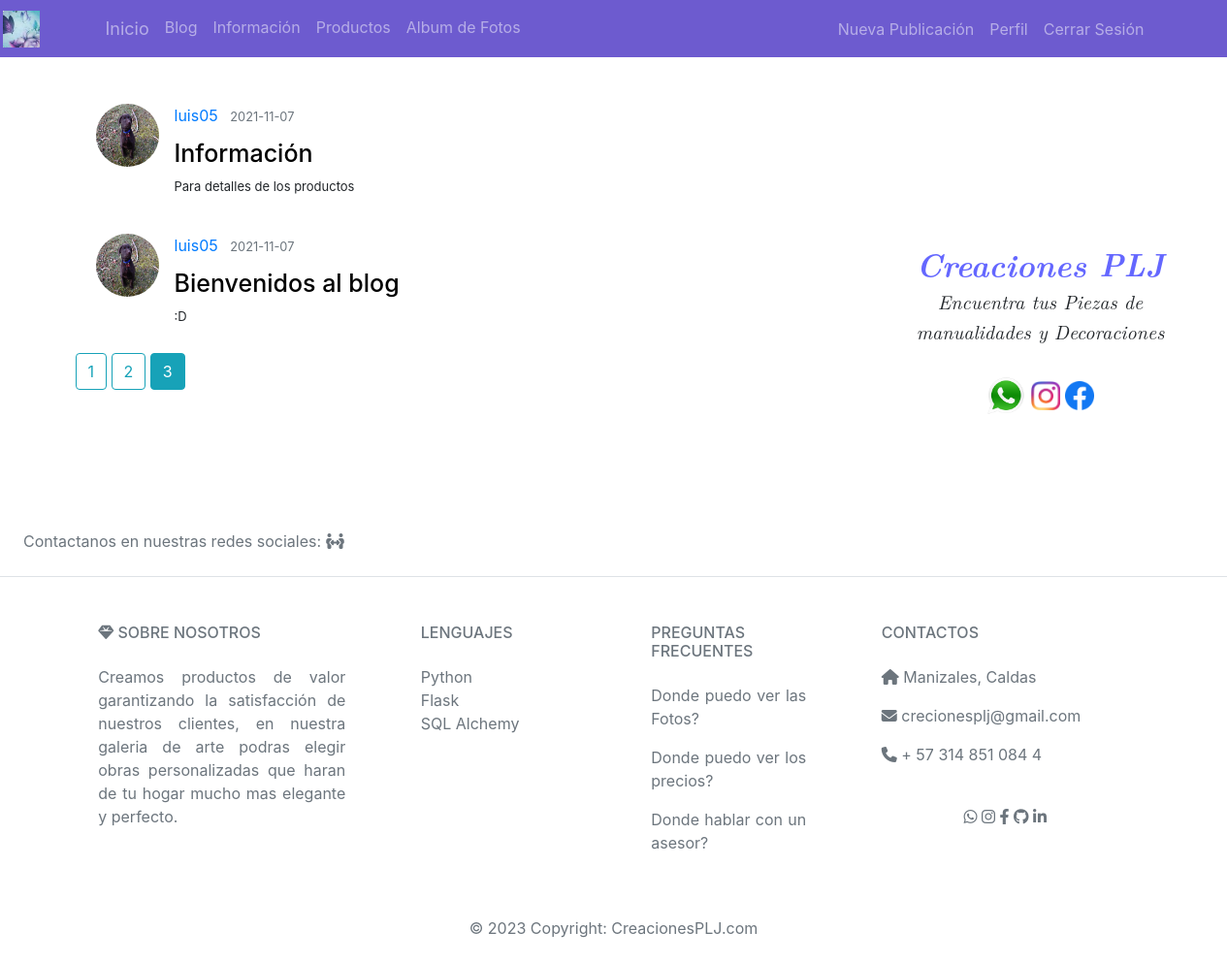
Page /home?page=3 (signed in) on the committed database.
### flaskblog/models.py (models this page shows, shortened)
class Post(db.Model):
    id = db.Column(db.Integer, primary_key=True)
    title = db.Column(db.String(100), nullable=False)
    date_posted = db.Column(db.DateTime, nullable=False, default=datetime.utcnow)
    content = db.Column(db.Text, nullable=False)
    user_id = db.Column(db.Integer, db.ForeignKey('user.id'), nullable=False)

class User(db.Model, UserMixin):
    id = db.Column(db.Integer, primary_key=True)
    username = db.Column(db.String(20), unique=True, nullable=False)
    email = db.Column(db.String(120), unique=True, nullable=False)
    image_file = db.Column(db.String(20), nullable=False, default='default.jpg')
    password = db.Column(db.String(60), nullable=False)
    posts = db.relationship('Post', backref='author', lazy=True)

### flaskblog/main/routes.py (the view)
@main.route("/home")
def home():
    page = request.args.get('page', 1, type=int)
    posts = Post.query.order_by(Post.date_posted.desc()).paginate(page=page, per_page=4)
    return render_template('home.html', posts=posts)

### flaskblog/models.py (called while the page is built)
@login_manager.user_loader
def load_user(user_id):
    return User.query.get(int(user_id))

### flaskblog/templates/home.html
{% extends "layout.html" %} {% block content %}
<br />
<br />
{% for post in posts.items %}
<article class="media content-section">
  <img
    class="rounded-circle article-img"
    src="{{url_for('static', filename='profile_pics/' + post.author.image_file) }}"
  />
  <div class="media-body">
    <div class="article-metadata">
      <a
        class="mr-2"
        href="{{ url_for('users.user_posts', username=post.author.username) }}"
        >{{ post.author.username }}</a
      >
      <small class="text-muted"
        >{{ post.date_posted.strftime('%Y-%m-%d') }}</small
      >
    </div>
    <h2>
      <a
        class="article-title"
        href="{{ url_for('posts.post', post_id=post.id) }}"
        >{{ post.title }}</a
      >
    </h2>
    <p class="article-content">{{ post.content }}</p>
  </div>
</article>
{% endfor %} {% for page_num in posts.iter_pages(left_edge=1, right_edge=1,
left_current=1, right_current=2) %} {% if page_num %} {% if posts.page ==
page_num %}
<a class="btn btn-info mb-4" href="{{ url_for('main.home', page=page_num) }}"
  >{{ page_num }}</a
>
{% else %}
<a
  class="btn btn-outline-info mb-4"
  href="{{ url_for('main.home', page=page_num) }}"
  >{{ page_num }}</a
>
{% endif %} {% else %} ... {% endif %} {% endfor %} {% endblock content %}

### flaskblog/templates/css/style.css (style rules this page uses)
html,body,div,span,object,iframe,h1,h2,h3,h4,h5,h6,p,blockquote,pre,abbr,address,cite,code,del,dfn,em,img,ins,kbd,q,samp,small,strong,sub,sup,var,b,i,dl,dt,dd,ol,ul,li,fieldset,form,label,legend,table,caption,tbody,tfoot,thead,tr,th,td,article,aside,canvas,details,figcaption,figure,footer,header,hgroup,menu,nav,section,summary,time,mark,audio,video { margin:0;padding:0;border:0;outline:0;font-size:100%;vertical-align:baseline;background:transparent }
body { line-height:1 }
article,aside,details,figcaption,figure,footer,header,hgroup,menu,nav,section { display:block }
a { margin:0;padding:0;font-size:100%;vertical-align:baseline;background:transparent;text-decoration:none }
html,body { width:100%; height:100%; background:#111; }
html { -webkit-tap-highlight-color: rgba(0, 0, 0, 0); }
body { font:normal 75% Arial, Helvetica, sans-serif; }

### flaskblog/static/main.css (style rules this page uses)
body { background: rgb(250, 250, 250); }
h1, h2, h3, h4, h5, h6 { color: rgb(0, 0, 0); text-align: justify; }
p { text-align: justify; }
.text-muted { color: #000000; }
.content-section { background: #ffffff; padding: 10px 20px; border: 1px solid #ffffff; border-radius: 3px; }
.article-title { color: #000000; font-size: 25px; }
.article-content { white-space: pre-line; font-size: 13px; text-align: justify; }
.article-img { height: 65px; width: 65px; margin-right: 16px; }
.article-metadata { padding-bottom: 1px; margin-bottom: 4px; border-bottom: 1px solid #ffffff }

### rows in the picture
Post: image_file (picture), author.username "luis05", date_posted "2021-11-07", title "Información", content "Para detalles de los productos"
Post: image_file (picture), author.username "luis05", date_posted "2021-11-07", title "Bienvenidos al blog", content ":D"

### other values in the picture
{{ page_num }} "1" "2"
{{ page_num }} "3"
